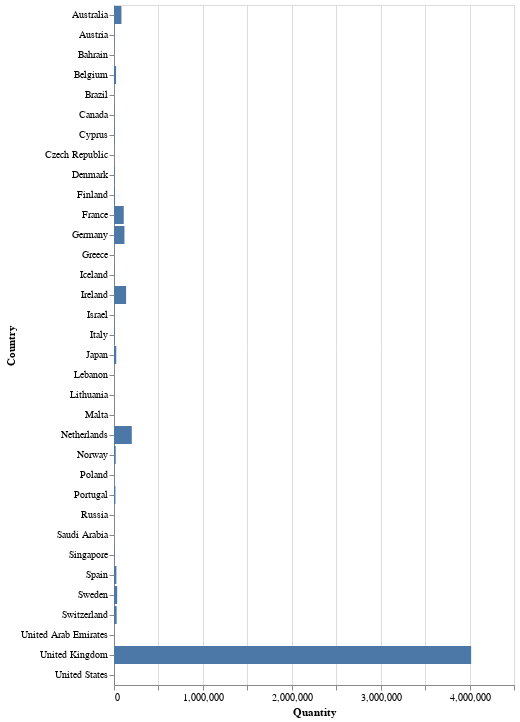

The notebook cell saved with this chart:
### Code cell
alt.Chart(df_plot).mark_bar().encode(x="Quantity", y="Country")

### Figure 1 — Vega-Lite specification as saved in the notebook (floating-point values rounded to 4 significant figures)
{"config": {"view": {"continuousWidth": 400, "continuousHeight": 300}}, "data": {"name": "data-576026537473d4c25fd76d91bc9ec076"}, "mark": "bar", "encoding": {"x": {"field": "Quantity", "type": "quantitative"}, "y": {"field": "Country", "type": "nominal"}}, "$schema": "https://vega.github.io/schema/vega-lite/v4.17.0.json", "datasets": {"data-576026537473d4c25fd76d91bc9ec076": [{"Country": "Australia", "Quantity": 83653}, {"Country": "Austria", "Quantity": 4827}, {"Country": "Bahrain", "Quantity": 260}, {"Country": "Belgium", "Quantity": 23152}, {"Country": "Brazil", "Quantity": 356}, {"Country": "Canada", "Quantity": 2763}, {"Country": "Cyprus", "Quantity": 6317}, {"Country": "Czech Republic", "Quantity": 592}, {"Country": "Denmark", "Quantity": 8188}, {"Country": "Finland", "Quantity": 10666}, {"Country": "France", "Quantity": 109848}, {"Country": "Germany", "Quantity": 117448}, {"Country": "Greece", "Quantity": 1556}, {"Country": "Iceland", "Quantity": 2458}, {"Country": "Ireland", "Quantity": 136329}, {"Country": "Israel", "Quantity": 3990}, {"Country": "Italy", "Quantity": 7999}, {"Country": "Japan", "Quantity": 25218}, {"Country": "Lebanon", "Quantity": 386}, {"Country": "Lithuania", "Quantity": 652}, {"Country": "Malta", "Quantity": 944}, {"Country": "Netherlands", "Quantity": 200128}, {"Country": "Norway", "Quantity": 19247}, {"Country": "Poland", "Quantity": 3653}, {"Country": "Portugal", "Quantity": 16044}, {"Country": "Russia", "Quantity": 352}, {"Country": "Saudi Arabia", "Quantity": 75}, {"Country": "Singapore", "Quantity": 5234}, {"Country": "Spain", "Quantity": 26824}, {"Country": "Sweden", "Quantity": 35637}, {"Country": "Switzerland", "Quantity": 29778}, {"Country": "United Arab Emirates", "Quantity": 982}, {"Country": "United Kingdom", "Quantity": 4018012}, {"Country": "United States", "Quantity": 1034}]}}
